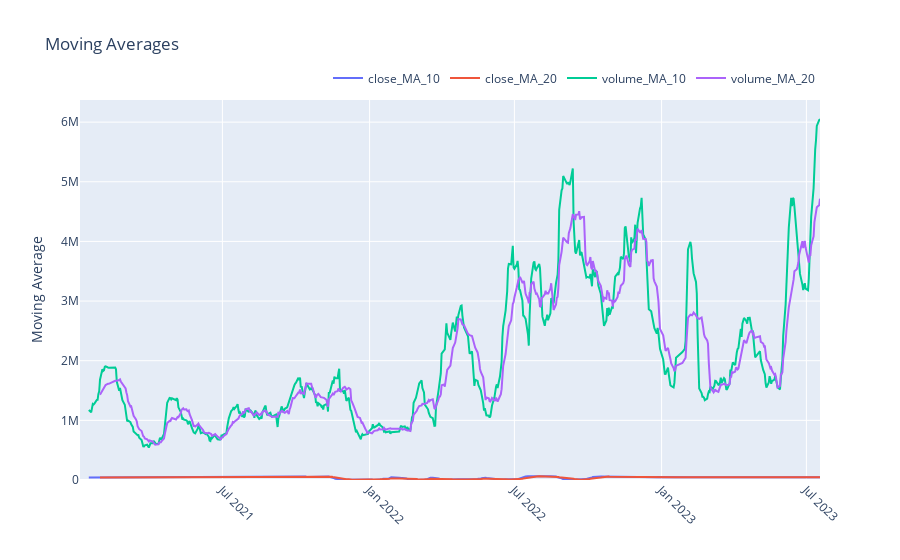

Notebook code cell kept with this figure:
### Code cell
all_customers.calculate_MA(window_width_list=[10,20], plot=True)

### Figure 1 — Plotly figure (JSON) as saved in the notebook; plotly's stock layout.template omitted (floating-point values rounded to 4 significant figures; data arrays with more than 128 entries replaced by an {"elided": "..."} marker saying what was removed)
{"data": [{"mode": "lines", "name": "close_MA_10", "type": "scatter", "x": {"elided": "632 str values"}, "y": {"elided": "632 float values"}}, {"mode": "lines", "name": "close_MA_20", "type": "scatter", "x": {"elided": "632 str values"}, "y": {"elided": "632 float values"}}, {"mode": "lines", "name": "volume_MA_10", "type": "scatter", "x": {"elided": "632 str values"}, "y": {"elided": "632 int values"}}, {"mode": "lines", "name": "volume_MA_20", "type": "scatter", "x": {"elided": "632 str values"}, "y": {"elided": "632 int values"}}], "layout": {"legend": {"orientation": "h", "x": 1, "xanchor": "right", "y": 1.02, "yanchor": "bottom"}, "title": {"text": "Moving Averages"}, "xaxis": {"tickangle": 45}, "yaxis": {"rangemode": "tozero", "title": {"text": "Moving Average"}}}}
